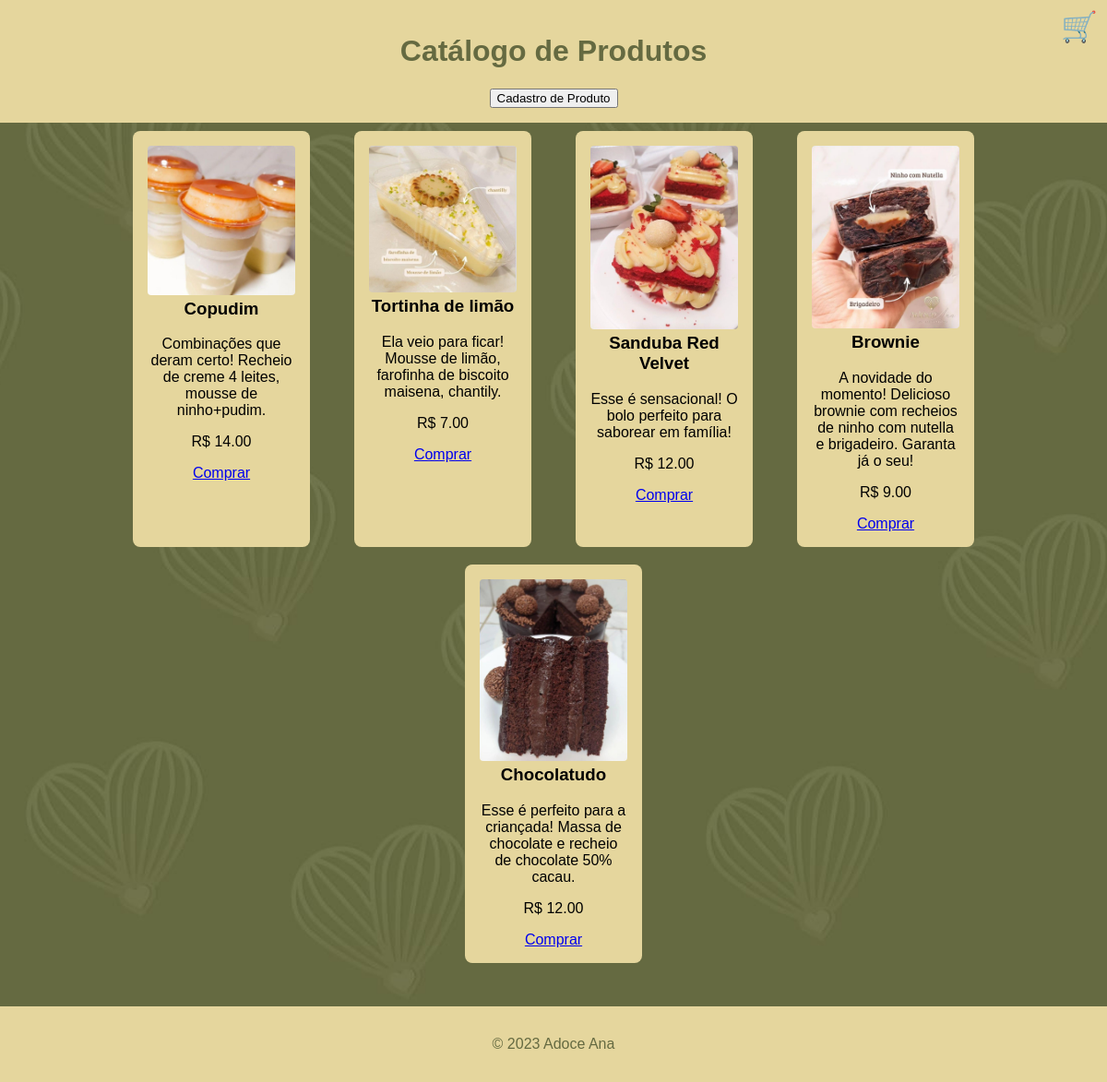
Page /catalogo/ (signed in) on the committed database.
### usuarios/models.py (models this page shows, shortened)
class Produto(models.Model):
    img = models.ImageField(upload_to='produtos/')
    titulo = models.CharField(max_length=255)
    descricao = models.TextField()
    valor = models.DecimalField(max_digits=10, decimal_places=2)
    qtd = models.PositiveIntegerField()

### usuarios/views.py (the view)
# urls.py: path('catalogo/', views.catalogo, name="catalogo"),
@login_required(login_url="usuarios:login")
def catalogo(request):
    lista = Produto.objects.all()
    return render(request, 'catalogo.html', {'lista':lista})

### usuarios/templates/catalogo.html (shortened to what this page needs)
{% load static %}
<!DOCTYPE html>
<html lang="en">
<head>
</head>
<body>
    <header>
        <h1>Catálogo de Produtos</h1>
        <div class="cart-icon" onclick="location.href='carrinho.html'">&#128722;</div>
        <button class="=product-button" onclick="location.href='cad_produto.html'">Cadastro de Produto</button>
    </header>
    <div class="container">
        {%for p in lista %}
        <div class="product">
            <img src="/media/{{p.img}}" alt="Produto 1">
            <h3>{{p.titulo}}</h3>
            <p>{{p.descricao}}</p>
            <p>R$ {{p.valor}}</p>
            <a href="/comprar/{{p.id}}">Comprar</a>
        </div>
        {%endfor%}
    </div>
    <div style="height: 60px;"></div>
    <footer>
        <p>&copy; 2023 Adoce Ana</p>
    </footer>
</body>
</html>

### rows in the picture
Produto: img (picture), titulo "Copudim", descricao "Combinações que deram certo! Recheio de creme 4 leites, mousse de ninho+pudim.", valor "14.00"
Produto: img (picture), titulo "Tortinha de limão", descricao "Ela veio para ficar! Mousse de limão, farofinha de biscoito maisena, chantily.", valor "7.00"
Produto: img (picture), titulo "Sanduba Red Velvet", descricao "Esse é sensacional! O bolo perfeito para saborear em família!", valor "12.00"
Produto: img (picture), titulo "Brownie", descricao "A novidade do momento! Delicioso brownie com recheios de ninho com nutella e brigadeiro. Garanta já o seu!", valor "9.00"
Produto: img (picture), titulo "Chocolatudo", descricao "Esse é perfeito para a criançada! Massa de chocolate e recheio de chocolate 50% cacau.", valor "12.00"
